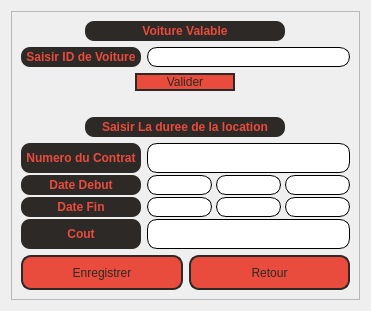
      <widget class="QWidget" name="renttime">
       <layout class="QVBoxLayout" name="verticalLayout_38">
        <item alignment="Qt::AlignHCenter">
         <widget class="QFrame" name="frame16">
          <property name="sizePolicy">
           <sizepolicy hsizetype="Fixed" vsizetype="Maximum">
            <horstretch>0</horstretch>
            <verstretch>0</verstretch>
           </sizepolicy>
          </property>
          <property name="minimumSize">
           <size>
            <width>300</width>
            <height>180</height>
           </size>
          </property>
          <property name="frameShape">
           <enum>QFrame::StyledPanel</enum>
          </property>
          <property name="frameShadow">
           <enum>QFrame::Raised</enum>
          </property>
          <layout class="QVBoxLayout" name="verticalLayout_37">
           <item alignment="Qt::AlignHCenter">
            <widget class="QLabel" name="label_50">
             <property name="sizePolicy">
              <sizepolicy hsizetype="Fixed" vsizetype="Preferred">
               <horstretch>0</horstretch>
               <verstretch>0</verstretch>
              </sizepolicy>
             </property>
             <property name="minimumSize">
              <size>
               <width>200</width>
               <height>20</height>
              </size>
             </property>
             <property name="styleSheet">
              <string notr="true">background-color: rgb(45, 41, 38);
color:rgb(233, 75, 60);
font: 8pt &quot;Segoe UI&quot;,;
font-weight:bold;
border-radius:9px;</string>
             </property>
             <property name="text">
              <string>Voiture Valable</string>
             </property>
             <property name="alignment">
              <set>Qt::AlignCenter</set>
             </property>
            </widget>
           </item>
           <item>
            <layout class="QHBoxLayout" name="horizontalLayout_6">
             <item>
              <widget class="QLabel" name="label_46">
               <property name="sizePolicy">
                <sizepolicy hsizetype="Minimum" vsizetype="Preferred">
                 <horstretch>0</horstretch>
                 <verstretch>0</verstretch>
                </sizepolicy>
               </property>
               <property name="minimumSize">
                <size>
                 <width>120</width>
                 <height>0</height>
                </size>
               </property>
               <property name="styleSheet">
                <string notr="true">background-color: rgb(45, 41, 38);
color:rgb(233, 75, 60);
font: 8pt &quot;Segoe UI&quot;,;
font-weight:bold;
border-radius:9px;</string>
               </property>
               <property name="text">
                <string>Saisir ID de Voiture</string>
               </property>
               <property name="alignment">
                <set>Qt::AlignCenter</set>
               </property>
              </widget>
             </item>
             <item>
              <widget class="QLineEdit" name="carsearch">
               <property name="minimumSize">
                <size>
                 <width>0</width>
                 <height>20</height>
                </size>
               </property>
               <property name="styleSheet">
                <string notr="true">QLineEdit{
    border-style:solid;
	border-width:1px;
    border-radius:10px;
	padding-right:10px;
	padding-left:10px;
    font: &quot;Segoe UI&quot;;
}
QLineEdit:hover{
	border-style:solid;
	border-color:rgb(252, 249, 81);
}
</string>
               </property>
              </widget>
             </item>
            </layout>
           </item>
           <item alignment="Qt::AlignHCenter">
            <widget class="QPushButton" name="validate">
             <property name="minimumSize">
              <size>
               <width>100</width>
               <height>0</height>
              </size>
             </property>
             <property name="styleSheet">
              <string notr="true">QPushButton {
    color:rgb(45, 41, 38);
    background-color:rgb(233, 75, 60);
    border-style:solid;
    border-width:2px;
    border-color:rgb(45, 41, 38);
    border-radius:10px;
    font: 10pt &quot;Segoe UI&quot;;
}
QPushButton:hover {
	background-color: rgb(45, 41, 38);
	color:rgb(233, 75, 60);
	border-color:rgb(233, 75, 60);
}
QPushButton:pressed {
    background-color:rgb(252, 249, 81);
    color:rgb(45, 41, 38);
    border-style:solid;
	border-color:rgba(255, 255, 255, 0);
}</string>
             </property>
             <property name="text">
              <string>Valider</string>
             </property>
            </widget>
           </item>
           <item>
            <widget class="QLabel" name="availablecars">
             <property name="styleSheet">
              <string notr="true"/>
             </property>
             <property name="text">
              <string/>
             </property>
             <property name="alignment">
              <set>Qt::AlignCenter</set>
             </property>
            </widget>
           </item>
           <item alignment="Qt::AlignHCenter">
            <widget class="QLabel" name="label_45">
             <property name="sizePolicy">
              <sizepolicy hsizetype="Fixed" vsizetype="Fixed">
               <horstretch>0</horstretch>
               <verstretch>0</verstretch>
              </sizepolicy>
             </property>
             <property name="minimumSize">
              <size>
               <width>200</width>
               <height>20</height>
              </size>
             </property>
             <property name="styleSheet">
              <string notr="true">background-color: rgb(45, 41, 38);
color:rgb(233, 75, 60);
font: 8pt &quot;Segoe UI&quot;,;
font-weight:bold;
border-radius:9px;</string>
             </property>
             <property name="text">
              <string>Saisir La duree de la location</string>
             </property>
             <property name="alignment">
              <set>Qt::AlignCenter</set>
             </property>
            </widget>
           </item>
           <item>
            <layout class="QFormLayout" name="formLayout_9">
             <property name="fieldGrowthPolicy">
              <enum>QFormLayout::AllNonFixedFieldsGrow</enum>
             </property>
             <property name="horizontalSpacing">
              <number>6</number>
             </property>
             <property name="verticalSpacing">
              <number>2</number>
             </property>
             <item row="0" column="0">
              <widget class="QLabel" name="label_36">
               <property name="sizePolicy">
                <sizepolicy hsizetype="Maximum" vsizetype="Preferred">
                 <horstretch>0</horstretch>
                 <verstretch>0</verstretch>
                </sizepolicy>
               </property>
               <property name="minimumSize">
                <size>
                 <width>120</width>
                 <height>30</height>
                </size>
               </property>
               <property name="styleSheet">
                <string notr="true">background-color: rgb(45, 41, 38);
color:rgb(233, 75, 60);
font: 8pt &quot;Segoe UI&quot;,;
font-weight:bold;
border-radius:9px;</string>
               </property>
               <property name="text">
                <string>Numero du Contrat</string>
               </property>
               <property name="alignment">
                <set>Qt::AlignCenter</set>
               </property>
              </widget>
             </item>
             <item row="1" column="0">
              <widget class="QLabel" name="label_49">
               <property name="sizePolicy">
                <sizepolicy hsizetype="Maximum" vsizetype="Preferred">
                 <horstretch>0</horstretch>
                 <verstretch>0</verstretch>
                </sizepolicy>
               </property>
               <property name="minimumSize">
                <size>
                 <width>120</width>
                 <height>20</height>
                </size>
               </property>
               <property name="styleSheet">
                <string notr="true">background-color: rgb(45, 41, 38);
color:rgb(233, 75, 60);
font: 8pt &quot;Segoe UI&quot;,;
font-weight:bold;
border-radius:9px;</string>
               </property>
               <property name="text">
                <string>Date Debut</string>
               </property>
               <property name="alignment">
                <set>Qt::AlignCenter</set>
               </property>
              </widget>
             </item>
             <item row="1" column="1">
              <layout class="QHBoxLayout" name="horizontalLayout_4">
               <property name="spacing">
                <number>4</number>
               </property>
               <property name="sizeConstraint">
                <enum>QLayout::SetFixedSize</enum>
               </property>
               <item>
                <widget class="QLineEdit" name="debutjj_2">
                 <property name="minimumSize">
                  <size>
                   <width>0</width>
                   <height>20</height>
                  </size>
                 </property>
                 <property name="maximumSize">
                  <size>
                   <width>65</width>
                   <height>16777215</height>
                  </size>
                 </property>
                 <property name="styleSheet">
                  <string notr="true">QLineEdit{
    border-style:solid;
	border-width:1px;
    border-radius:10px;
	padding-right:10px;
	padding-left:10px;
    font: &quot;Segoe UI&quot;;
}
QLineEdit:hover{
	border-style:solid;
	border-color:rgb(252, 249, 81);
}
</string>
                 </property>
                </widget>
               </item>
               <item>
                <widget class="QLineEdit" name="debutmm_2">
                 <property name="minimumSize">
                  <size>
                   <width>0</width>
                   <height>20</height>
                  </size>
                 </property>
                 <property name="maximumSize">
                  <size>
                   <width>65</width>
                   <height>16777215</height>
                  </size>
                 </property>
                 <property name="styleSheet">
                  <string notr="true">QLineEdit{
    border-style:solid;
	border-width:1px;
    border-radius:10px;
	padding-right:10px;
	padding-left:10px;
    font: &quot;Segoe UI&quot;;
}
QLineEdit:hover{
	border-style:solid;
	border-color:rgb(252, 249, 81);
}
</string>
                 </property>
                </widget>
               </item>
               <item>
                <widget class="QLineEdit" name="debutaa_2">
                 <property name="sizePolicy">
                  <sizepolicy hsizetype="Expanding" vsizetype="Fixed">
                   <horstretch>0</horstretch>
                   <verstretch>0</verstretch>
                  </sizepolicy>
                 </property>
                 <property name="minimumSize">
                  <size>
                   <width>0</width>
                   <height>20</height>
                  </size>
                 </property>
                 <property name="maximumSize">
                  <size>
                   <width>65</width>
                   <height>16777215</height>
                  </size>
                 </property>
                 <property name="baseSize">
                  <size>
                   <width>0</width>
                   <height>0</height>
                  </size>
                 </property>
                 <property name="styleSheet">
                  <string notr="true">QLineEdit{
    border-style:solid;
	border-width:1px;
    border-radius:10px;
	padding-right:10px;
	padding-left:10px;
    font: &quot;Segoe UI&quot;;
}
QLineEdit:hover{
	border-style:solid;
	border-color:rgb(252, 249, 81);
}
</string>
                 </property>
                </widget>
               </item>
              </layout>
             </item>
             <item row="2" column="0">
              <widget class="QLabel" name="label_47">
               <property name="sizePolicy">
                <sizepolicy hsizetype="Maximum" vsizetype="Preferred">
                 <horstretch>0</horstretch>
                 <verstretch>0</verstretch>
                </sizepolicy>
               </property>
               <property name="minimumSize">
                <size>
                 <width>120</width>
                 <height>20</height>
                </size>
               </property>
               <property name="styleSheet">
                <string notr="true">background-color: rgb(45, 41, 38);
color:rgb(233, 75, 60);
font: 8pt &quot;Segoe UI&quot;,;
font-weight:bold;
border-radius:9px;</string>
               </property>
               <property name="text">
                <string>Date Fin</string>
               </property>
               <property name="alignment">
                <set>Qt::AlignCenter</set>
               </property>
              </widget>
             </item>
             <item row="2" column="1">
              <layout class="QHBoxLayout" name="horizontalLayout_5">
               <property name="spacing">
                <number>4</number>
               </property>
               <property name="sizeConstraint">
                <enum>QLayout::SetFixedSize</enum>
               </property>
               <item>
                <widget class="QLineEdit" name="finjj_2">
                 <property name="sizePolicy">
                  <sizepolicy hsizetype="Expanding" vsizetype="Preferred">
                   <horstretch>0</horstretch>
                   <verstretch>0</verstretch>
                  </sizepolicy>
                 </property>
                 <property name="minimumSize">
                  <size>
                   <width>50</width>
                   <height>20</height>
                  </size>
                 </property>
                 <property name="maximumSize">
                  <size>
                   <width>65</width>
                   <height>16777215</height>
                  </size>
                 </property>
                 <property name="styleSheet">
                  <string notr="true">QLineEdit{
    border-style:solid;
	border-width:1px;
    border-radius:10px;
	padding-right:10px;
	padding-left:10px;
    font: &quot;Segoe UI&quot;;
}
QLineEdit:hover{
	border-style:solid;
	border-color:rgb(252, 249, 81);
}
</string>
                 </property>
                </widget>
               </item>
               <item>
                <widget class="QLineEdit" name="finmm_2">
                 <property name="sizePolicy">
                  <sizepolicy hsizetype="Expanding" vsizetype="Preferred">
                   <horstretch>0</horstretch>
                   <verstretch>0</verstretch>
                  </sizepolicy>
                 </property>
                 <property name="minimumSize">
                  <size>
                   <width>40</width>
                   <height>20</height>
                  </size>
                 </property>
                 <property name="maximumSize">
                  <size>
                   <width>65</width>
                   <height>16777215</height>
                  </size>
                 </property>
                 <property name="styleSheet">
                  <string notr="true">QLineEdit{
    border-style:solid;
	border-width:1px;
    border-radius:10px;
	padding-right:10px;
	padding-left:10px;
    font: &quot;Segoe UI&quot;;
}
QLineEdit:hover{
	border-style:solid;
	border-color:rgb(252, 249, 81);
}
</string>
                 </property>
                </widget>
               </item>
               <item>
                <widget class="QLineEdit" name="finaa_2">
                 <property name="sizePolicy">
                  <sizepolicy hsizetype="Expanding" vsizetype="Preferred">
                   <horstretch>0</horstretch>
                   <verstretch>0</verstretch>
                  </sizepolicy>
                 </property>
                 <property name="minimumSize">
                  <size>
                   <width>40</width>
                   <height>20</height>
                  </size>
                 </property>
                 <property name="maximumSize">
                  <size>
                   <width>65</width>
                   <height>16777215</height>
                  </size>
                 </property>
                 <property name="styleSheet">
                  <string notr="true">QLineEdit{
    border-style:solid;
	border-width:1px;
    border-radius:10px;
	padding-right:10px;
	padding-left:10px;
    font: &quot;Segoe UI&quot;;
}
QLineEdit:hover{
	border-style:solid;
	border-color:rgb(252, 249, 81);
}
</string>
                 </property>
                </widget>
               </item>
              </layout>
             </item>
             <item row="3" column="0">
              <widget class="QLabel" name="label_48">
               <property name="sizePolicy">
                <sizepolicy hsizetype="Maximum" vsizetype="Preferred">
                 <horstretch>0</horstretch>
                 <verstretch>0</verstretch>
                </sizepolicy>
               </property>
               <property name="minimumSize">
                <size>
                 <width>120</width>
                 <height>30</height>
                </size>
               </property>
               <property name="styleSheet">
                <string notr="true">background-color: rgb(45, 41, 38);
color:rgb(233, 75, 60);
font: 8pt &quot;Segoe UI&quot;,;
font-weight:bold;
border-radius:9px;</string>
               </property>
               <property name="text">
                <string>Cout</string>
               </property>
               <property name="alignment">
                <set>Qt::AlignCenter</set>
               </property>
              </widget>
             </item>
             <item row="3" column="1">
              <widget class="QLineEdit" name="cout_2">
               <property name="sizePolicy">
                <sizepolicy hsizetype="Expanding" vsizetype="Maximum">
                 <horstretch>0</horstretch>
                 <verstretch>0</verstretch>
                </sizepolicy>
               </property>
               <property name="minimumSize">
                <size>
                 <width>0</width>
                 <height>30</height>
                </size>
               </property>
               <property name="styleSheet">
                <string notr="true">QLineEdit{
    border-style:solid;
	border-width:1px;
    border-radius:10px;
	padding-right:10px;
	padding-left:10px;
    font: &quot;Segoe UI&quot;;
}
QLineEdit:hover{
	border-style:solid;
	border-color:rgb(252, 249, 81);
}
</string>
               </property>
              </widget>
             </item>
             <item row="0" column="1">
              <widget class="QLineEdit" name="numcontrat_2">
               <property name="sizePolicy">
                <sizepolicy hsizetype="Expanding" vsizetype="Maximum">
                 <horstretch>0</horstretch>
                 <verstretch>0</verstretch>
                </sizepolicy>
               </property>
               <property name="minimumSize">
                <size>
                 <width>0</width>
                 <height>30</height>
                </size>
               </property>
               <property name="styleSheet">
                <string notr="true">QLineEdit{
    border-style:solid;
	border-width:1px;
    border-radius:10px;
	padding-right:10px;
	padding-left:10px;
    font: &quot;Segoe UI&quot;;
}
QLineEdit:hover{
	border-style:solid;
	border-color:rgb(252, 249, 81);
}
</string>
               </property>
               <property name="frame">
                <bool>true</bool>
               </property>
               <property name="placeholderText">
                <string/>
               </property>
              </widget>
             </item>
            </layout>
           </item>
           <item>
            <layout class="QHBoxLayout" name="horizontalLayout_13">
             <item>
              <widget class="QPushButton" name="saverent">
               <property name="sizePolicy">
                <sizepolicy hsizetype="Minimum" vsizetype="Fixed">
                 <horstretch>0</horstretch>
                 <verstretch>0</verstretch>
                </sizepolicy>
               </property>
               <property name="minimumSize">
                <size>
                 <width>0</width>
                 <height>35</height>
                </size>
               </property>
               <property name="styleSheet">
                <string notr="true">QPushButton {
    color:rgb(45, 41, 38);
    background-color:rgb(233, 75, 60);
    border-style:solid;
    border-width:2px;
    border-color:rgb(45, 41, 38);
    border-radius:10px;
    font: 10pt &quot;Segoe UI&quot;;
}
QPushButton:hover {
	background-color: rgb(45, 41, 38);
	color:rgb(233, 75, 60);
	border-color:rgb(233, 75, 60);
}
QPushButton:pressed {
    background-color:rgb(252, 249, 81);
    color:rgb(45, 41, 38);
    border-style:solid;
	border-color:rgba(255, 255, 255, 0);
}</string>
               </property>
               <property name="text">
                <string>Enregistrer</string>
               </property>
              </widget>
             </item>
             <item>
              <widget class="QPushButton" name="return_9">
               <property name="minimumSize">
                <size>
                 <width>0</width>
                 <height>35</height>
                </size>
               </property>
               <property name="styleSheet">
                <string notr="true">QPushButton {
    color:rgb(45, 41, 38);
    background-color:rgb(233, 75, 60);
    border-style:solid;
    border-width:2px;
    border-color:rgb(45, 41, 38);
    border-radius:10px;
    font: 10pt &quot;Segoe UI&quot;;
}
QPushButton:hover {
	background-color: rgb(45, 41, 38);
	color:rgb(233, 75, 60);
	border-color:rgb(233, 75, 60);
}
QPushButton:pressed {
    background-color:rgb(252, 249, 81);
    color:rgb(45, 41, 38);
    border-style:solid;
	border-color:rgba(255, 255, 255, 0);
}</string>
               </property>
               <property name="text">
                <string>Retour</string>
               </property>
              </widget>
             </item>
            </layout>
           </item>
          </layout>
         </widget>
        </item>
       </layout>
      </widget>
